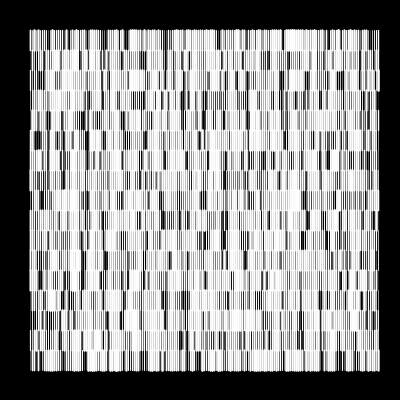
Frame 1 (no input)
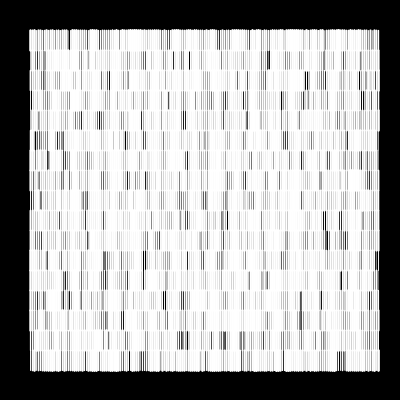
Frame 2 (the mouse pressed at the canvas centre, redrawn once)

The Processing sketch that drew these frames (run headless with seeded random() and noise(); the mouse was pressed at the canvas centre and the sketch redrawn once):

// Processing sketch: Motif_03
// ── Motif_03.pde
///////////////////////////////////////////
/*
 ++++++++++++++++++++++++++++++++++++++++++
 SYSTÈMES GRAPHIQUES 0.5 (2012)
 AN INTRODUCTORY COURSE TO CREATIVE 
 CODING FOR GRAPHIC DESIGN STUDENTS.
 
 IMPLEMENTED BY THE FREE ART BUREAU 
 www.freeartbureau.org/blog
 ++++++++++++++++++++++++++++++++++++++++++
 LES BASES : UNE TRAME
 SKETCH : MOTIF_03
 PARENT SKETCH : 
 TYPE : STATIQUE
 */
/////////////////////////// GLOBALS ////////////////////////////

int trameRes = 20;
/////////////////////////// SETUP ////////////////////////////

void setup() {
  size(400, 400);
  background(0);
  smooth();
  noFill();
  noLoop();
}

/////////////////////////// DRAW ////////////////////////////
void draw() {
  //background(0);
  for (int gridY=2; gridY<trameRes-1; gridY++) {
    for (int gridX=2; gridX<trameRes-1; gridX++) {

      int posX = width/trameRes*gridX;
      int posY = height/trameRes*gridY;
      stroke(255);
      pushMatrix();
      translate(posX, posY);
      drawLines();
      popMatrix();
    }
  }
}

/////////////////////////// FUNCTIONS ////////////////////////////
void drawLines() {
  for (int i=0; i<30; i+=2) {
    strokeWeight(random(0.1, 2.7));
    line(-10+i, -10, -10+i, +10);
  }
}
